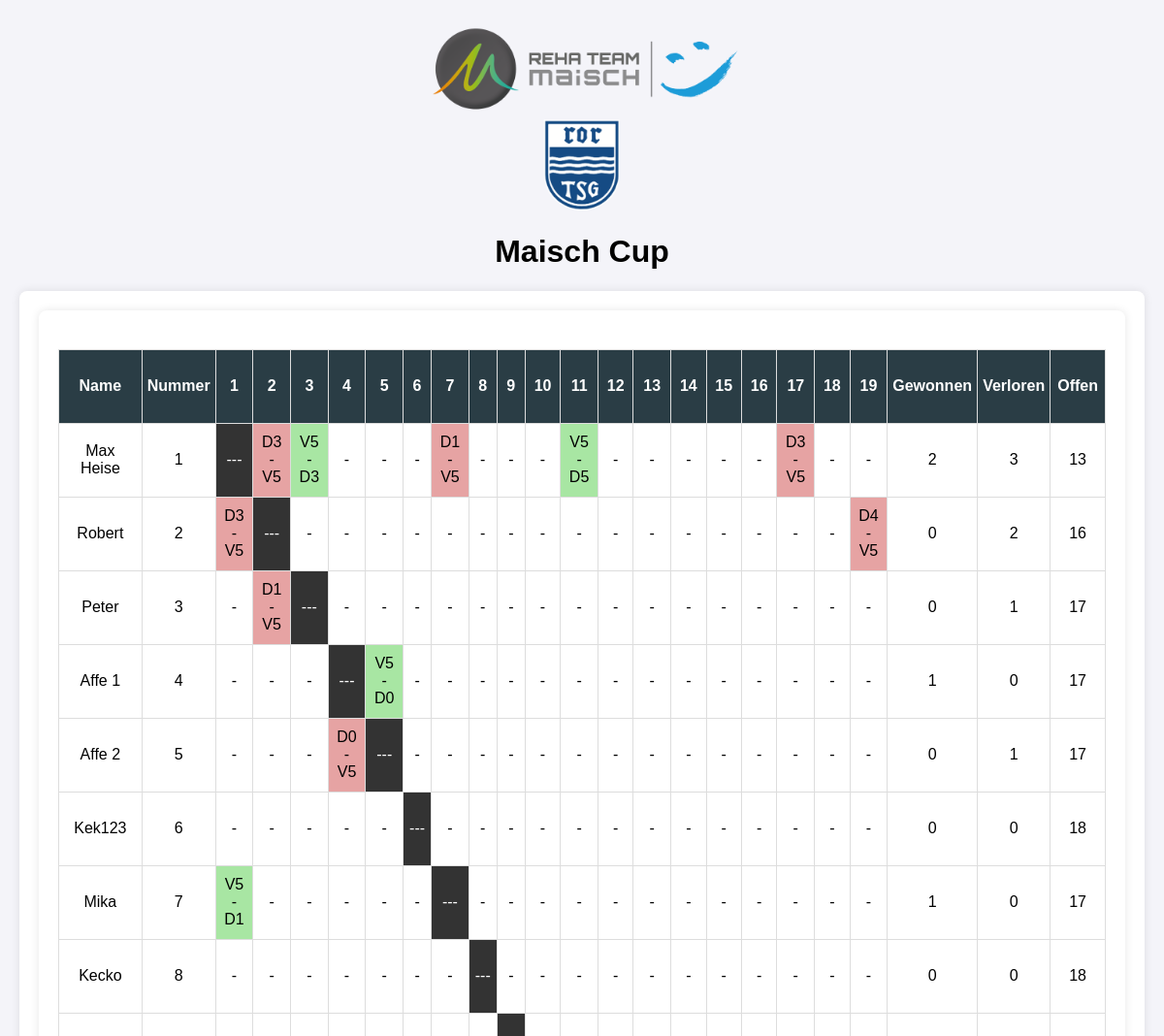
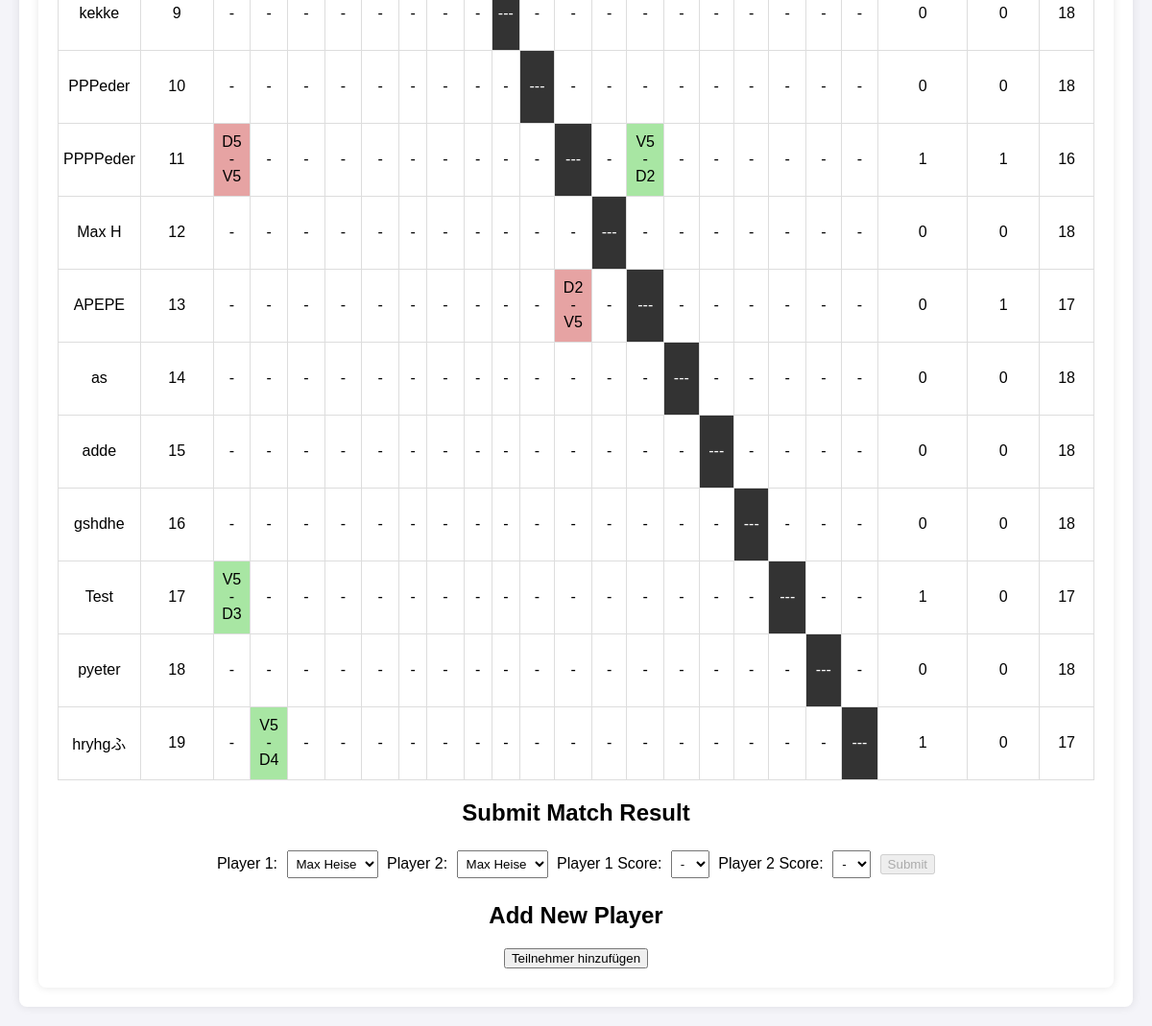
Before: / with the older database file (2 pictures, top to bottom).
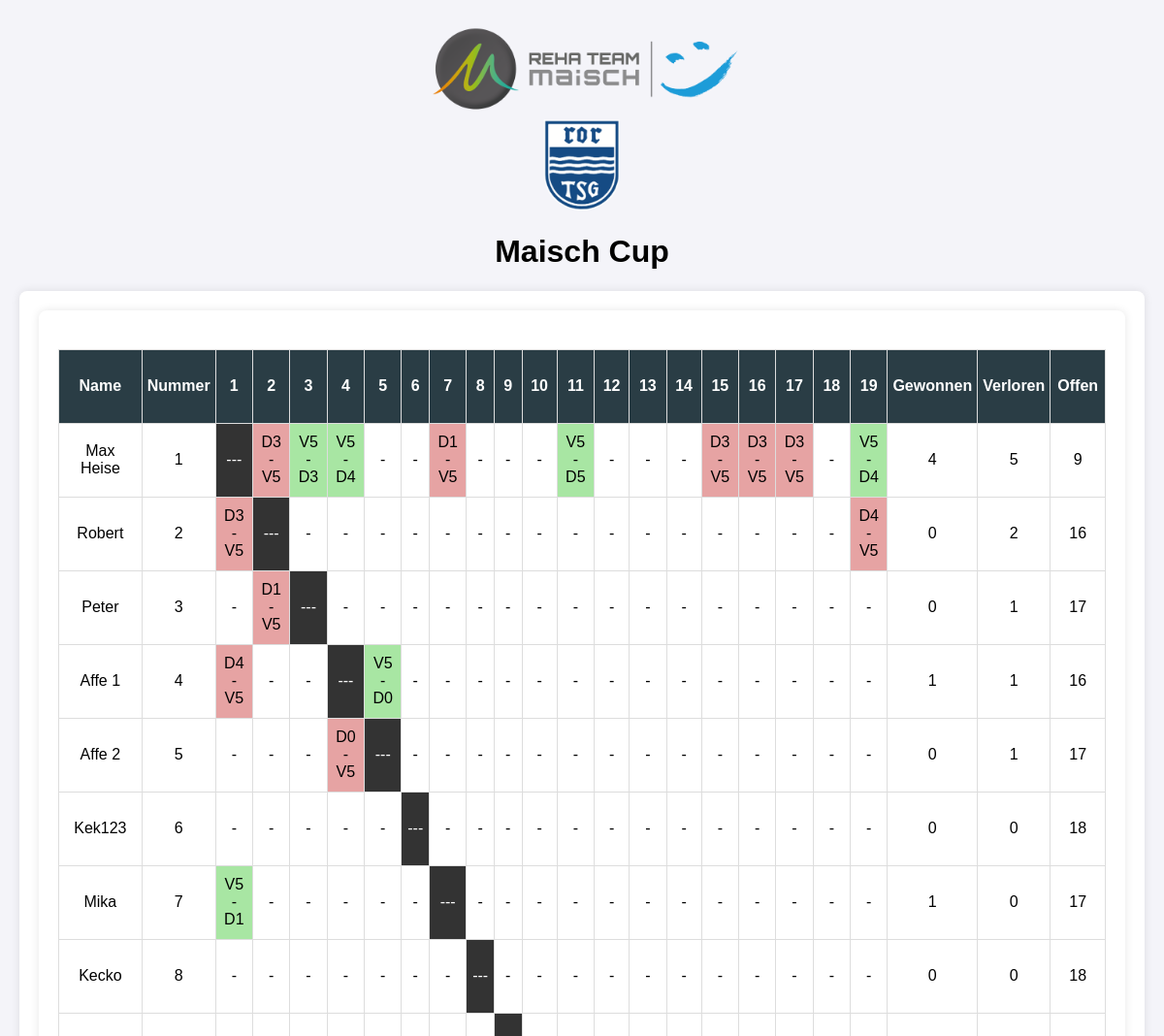
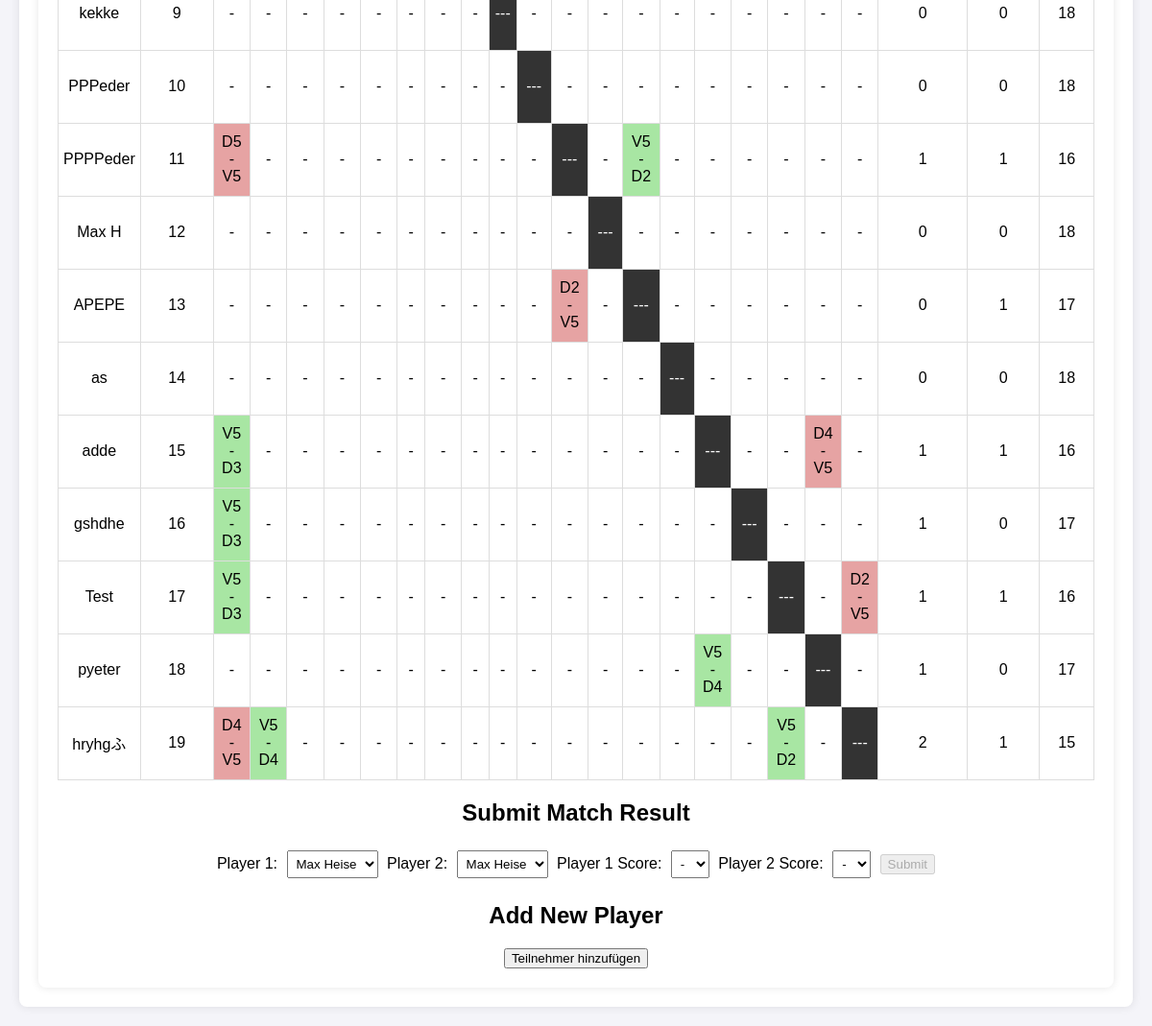
After: the same page with the newer database file (2 pictures, top to bottom).
### app.py (models this page shows)
class Player(db.Model):
    id = db.Column(db.Integer, primary_key=True)
    name = db.Column(db.String(100), unique=True, nullable=False)

class Score(db.Model):
    id = db.Column(db.Integer, primary_key=True)
    player1_id = db.Column(db.Integer, db.ForeignKey('player.id'), nullable=False)
    player2_id = db.Column(db.Integer, db.ForeignKey('player.id'), nullable=False)
    score1 = db.Column(db.Integer, nullable=False)
    score2 = db.Column(db.Integer, nullable=False)
    win = db.Column(db.Boolean, nullable=False)
    player1 = db.relationship('Player', foreign_keys=[player1_id])
    player2 = db.relationship('Player', foreign_keys=[player2_id])

### app.py (the view)
@app.route('/')
def index():
    players = Player.query.all()
    scores = Score.query.all()
    won_matches = {player.id: calculate_won_matches(player.id) for player in players}
    lost_matches = {player.id: calculate_lost_matches(player.id) for player in players}
    remaining_matches = {player.id: calculate_remaining_matches(player.id) for player in players}
    return render_template('index.html', players=players, scores=scores, won_matches=won_matches, lost_matches=lost_matches, remaining_matches=remaining_matches)

### app.py (called while the page is built)
def calculate_won_matches(player_id):
    return Score.query.filter_by(player1_id=player_id, win=True).count()

def calculate_lost_matches(player_id):
    return Score.query.filter_by(player1_id=player_id, win=False).count()

def calculate_remaining_matches(player_id):
    return Player.query.count() - 1 - Score.query.filter_by(player1_id=player_id).count()

### templates/index.html (shortened to what this page needs)
{% extends "base.html" %}
{% block content %}
<div class="container">
  {% include 'components/score_table.html' %}
  {% include 'components/add_match.html' %}
  <div class="add-player-form">
    <h2>Add New Player</h2>
    <form method="GET" action="/add_player">
      <button type="submit">Teilnehmer hinzufügen</button>
    </form>
  </div>
</div>
{% endblock %}

### templates/base.html (shortened to what this page needs)
<!DOCTYPE html>
<html lang="en">
  <head>
  </head>
  <body>
    <img src="{{ url_for('static', filename='images/maisch.png') }}" alt="Maisch Logo" style="display: block; margin: 0 auto; height: 100px;">
    <img src="{{ url_for('static', filename='images/tsg.png') }}" alt="TSG Rohrbach Logo" style="display: block; margin: 0 auto; height: 100px;">
    <h1>Maisch Cup</h1>
    <div class="container">{% block content %}{% endblock %}</div>
  </body>
</html>

### templates/components/score_table.html (shortened to what this page needs)
<html>
    <table>
    <thead>
        <tr>
        <th>Name</th>
        <th>Nummer</th>
        {% for player in players %}
        <th title="{{ player.name }}">{{ loop.index }}</th>
        {% endfor %}
        <th>Gewonnen</th>
        <th>Verloren</th>
        <th>Offen</th>
        </tr>
    </thead>
    <tbody>
        {% for player in players %}
        <tr>
        <td>{{ player.name }}</td>
        <td>{{ loop.index }}</td>
        {% for opponent in players %}
        {% if player.id == opponent.id %}
        <td class="dark-cell">---</td>
        {% else %} {% set score = scores|selectattr('player1_id', 'equalto',
        player.id)|selectattr('player2_id', 'equalto', opponent.id)|first %}
        <td
            class="{% if score %} {% if score.win %}win{% else %}loss{% endif %}{% endif %}"
        >
            {% if score %} {% if score.win %} V{{ score.score1 }}<br />-<br />D{{
            score.score2 }} {% else %} D{{ score.score1 }}<br />-<br />V{{
            score.score2 }} {% endif %} {% else %} - {% endif %}
        </td>
        {% endif %} {% endfor %}
        <td>{{ won_matches[player.id] }}</td>
        <td>{{ lost_matches[player.id] }}</td>
        <td>{{ remaining_matches[player.id] }}</td>
        </tr>
        {% endfor %}
    </tbody>
    </table>
</html>

### templates/components/add_match.html (shortened to what this page needs)
<html>
    <div class="result-form">
        <h2>Submit Match Result</h2>
        <form method="POST" action="/update_score">
            <label for="player1_id">Player 1:</label>
            <select name="player1_id" id="player1_id">
                {% for player in players %}
                <option value="{{ player.id }}" {% if session.get('player_id') == player.id %}selected{% endif %}>{{ player.name }}</option>
                {% endfor %}
            </select>
            <label for="player2_id">Player 2:</label>
            <select name="player2_id" id="player2_id">
                {% for player in players %}
                <option value="{{ player.id }}">{{ player.name }}</option>
                {% endfor %}
            </select>
            <label for="score1">Player 1 Score:</label>
            <select name="score1" id="score1">
                <option value="">-</option>
            </select>
            <label for="score2">Player 2 Score:</label>
            <select name="score2" id="score2">
                <option value="">-</option>
            </select>
            <button type="submit" id="submit-button" disabled>Submit</button>
        </form>
    </div>
</html>

### templates/base.html (style rules this page uses)
body { font-family: Arial, sans-serif; margin: 0; padding: 20px; background-color: #f4f4f9; }
.container { max-width: 1200px; margin: 0 auto; background-color: #fff; padding: 20px; border-radius: 8px; box-shadow: 0 0 10px rgba(0,0,0,0.1); }
h1 { text-align: center; }
.add-player-form { margin-top: 20px; text-align: center; }

### templates/components/score_table.html (style rules this page uses)
table { width: 100%; border-collapse: collapse; margin-top: 20px; }
th, td { border: 1px solid #ddd; text-align: center; padding: 5px; width: 65px; height: 65px; }
th { background-color: #2a3d45; color: white; }
.dark-cell { background-color: #333; color: white; }
.win { background-color: #a8e6a3; }
.loss { background-color: #e6a3a3; }

### templates/components/add_match.html (style rules this page uses)
.result-form { margin-top: 20px; text-align: center; }
.result-form select, .result-form input { margin: 5px; padding: 5px; }

Changed rows visible on the page:
shown differently, row unchanged: Player "Max Heise": won_matches "2" → "4"; lost_matches "3" → "5"; remaining_matches "13" → "9"; now shows "D V V D V D D V"
shown differently, row unchanged: Player "Affe 1": lost_matches "0" → "1"; remaining_matches "17" → "16"; now shows "V D"
shown differently, row unchanged: Player "adde": won_matches "0" → "1"; lost_matches "0" → "1"; remaining_matches "18" → "16"; now shows "D V V D"
shown differently, row unchanged: Player "gshdhe": won_matches "0" → "1"; remaining_matches "18" → "17"; now shows "D V"
shown differently, row unchanged: Player "Test": lost_matches "0" → "1"; id "17" → "16"; now shows "V D"
shown differently, row unchanged: Player "pyeter": won_matches "0" → "1"; id "18" → "17"; now shows "D V"
shown differently, row unchanged: Player "hryhgふ": won_matches "1" → "2"; lost_matches "0" → "1"; remaining_matches "17" → "15"; now shows "V D D V"
added Score: score1 "5", score2 "4"
added Score: score1 "3", score2 "5"
added Score: score1 "3", score2 "5"
added Score: score1 "5", score2 "4"
added Score: score1 "4", score2 "5"
added Score: score1 "5", score2 "3"
added Score: score1 "4", score2 "5"
added Score: score1 "5", score2 "3"
added Score: score1 "2", score2 "5"
added Score: score1 "5", score2 "4"
added Score: score1 "4", score2 "5"
added Score: score1 "5", score2 "2"
